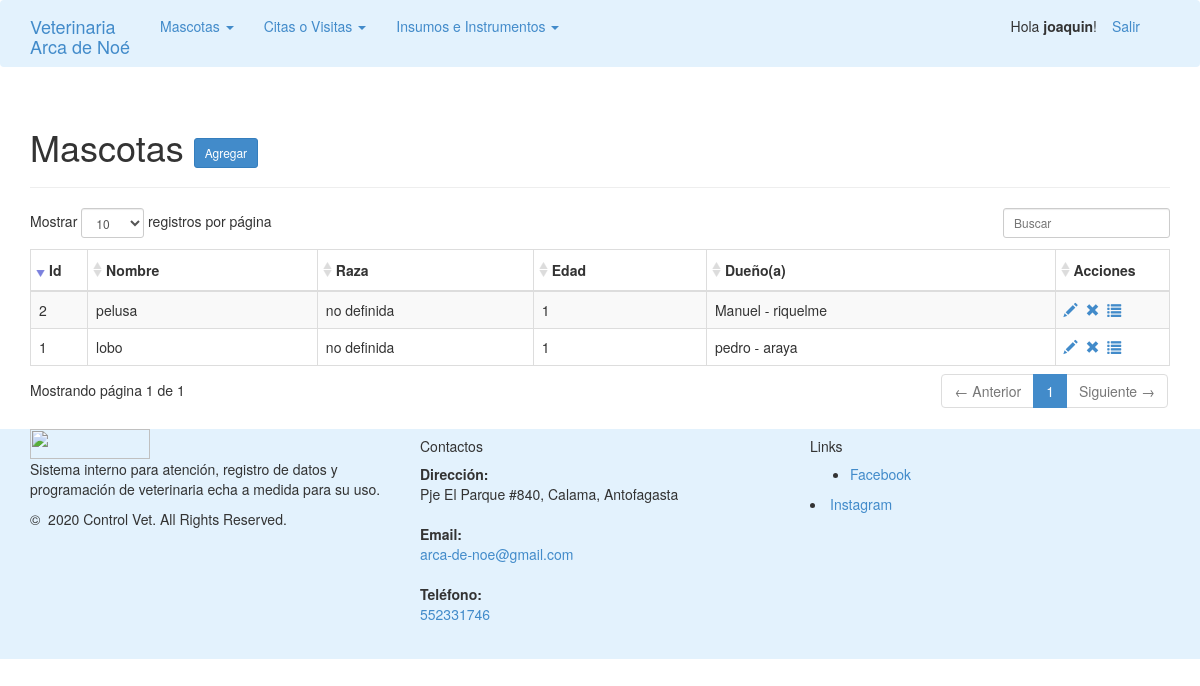
/index.php?modulo=mascota&accion=listar (signed in), run on the app's committed database.
### tables this page shows
CREATE TABLE `mascota` (
  `id_mascota` int(255) NOT NULL,
  `id_dueño_mascota` int(255) NOT NULL,
  `raza` varchar(1000) NOT NULL,
  `nombre` varchar(1000) NOT NULL,
  `especie` varchar(1000) NOT NULL,
  `edad` int(255) NOT NULL
);

### datos/Db.php (called while the page is built, shortened)
<?php
abstract class Db {
    private $dbhost;
    private $dbuser;
    private $dbpass;
    private $dbname;
    public function __construct() {
        $this->dbhost = "localhost";
        $this->dbuser = "root";
        $this->dbpass = "";
        $this->dbname = "veterinaria-v2";
    }
    protected function connect(){
        $this->mysqli = mysqli_connect($this->dbhost, $this->dbuser, $this->dbpass, $this->dbname) or die("Error " . mysqli_error($mysqli));
    }
    protected function resourceToObjects($resultado,$class){
        $array = array();
        while ($row = mysqli_fetch_assoc($resultado)) {
            $array[] = new $class($row);
        }
        return $array;
    }
}
?>

### negocio/mascotaNegocio.php (called while the page is built, shortened)
<?php
require_once('datos/mascotaDb.php');
require_once('datos/dueño_mascotaDb.php');
require_once('entidades/dueño_mascota.php');
class mascotaNegocio{
    public function listar(){
        $db = new mascotaDb();
        return $db->getAll();
    }
}
?>

### datos/mascotaDb.php (called while the page is built, shortened)
<?php
require_once('datos/Db.php');
require_once('entidades/mascota.php');
class mascotaDb extends Db{
    public function getAll(){
        $sql = "SELECT v.*
                FROM mascota AS v
                ORDER BY v.especie ASC, v.nombre ASC";
        $result = $this->mysqli->query($sql) or die("Error " . mysqli_error($mysqli));
        $array = $this->resourceToObjects($result,'mascota');
        return $array;
    }
}
?>

### entidades/mascota.php (called while the page is built, shortened)
<?php
class Mascota{
	private $id_mascota;
	public function getId_mascota(){
		return $this->id_mascota;
	}
	public function setId_mascota($id_mascota){
		$this->id_mascota = $id_mascota;
	}
	private $id_dueño_mascota;
	public function getId_dueño_mascota(){
		return $this->id_dueño_mascota;
	}
	public function setId_dueño_mascota($id_dueño_mascota){
		$this->id_dueño_mascota = $id_dueño_mascota;
	}
	private $nombre;
	public function getNombre(){
		return $this->nombre;
	}
	public function setNombre($nombre){
		$this->nombre = $nombre;
	}
	private $edad;
	public function getEdad(){
		return $this->edad;
	}
	public function setEdad($edad){
		$this->edad = $edad;
	}
	private $raza;
	public function getRaza(){
		return $this->raza;
	}
	public function setRaza($raza){
		$this->raza = $raza;
	}
}
?>

### datos/dueño_mascotaDb.php (called while the page is built, shortened)
<?php
require_once('datos/Db.php');
require_once('entidades/dueño_mascota.php');
class dueño_mascotaDb extends Db{
    public function getOne($id_dueño_mascota){
        $sql = "SELECT a.*
                FROM dueño_mascota AS a
                WHERE id_dueño_mascota = " . $id_dueño_mascota . "";
        $result = $this->mysqli->query($sql) or die("Error " . mysqli_error($mysqli));
        $dueño_mascota = new Dueño_mascota( $result->fetch_assoc() );
        return $dueño_mascota;
    }
}
?>

### entidades/dueño_mascota.php (called while the page is built, shortened)
<?php
class Dueño_mascota{
	private $nombre;
	public function getNombre(){
		return $this->nombre;
	}
	public function setNombre($nombre){
		$this->nombre = $nombre;
	}
	private $apellido;
	public function getApellido(){
		return $this->apellido;
	}
	public function setApellido($apellido){
		$this->apellido = $apellido;
	}
}
?>

### vista/mascota/listar.php (the view, shortened to what this page needs)
<div class="container">
  <div class="page-header">
    <h1>Mascotas <button type="button" class="btn btn-primary btn-sm" id="btn-agregar" name="btn-agregar" onclick="document.location='?modulo=mascota&accion=editar'">Agregar</button></h1>
  </div>
  <table class="table table-striped table-bordered" id="tableListar">
    <thead>
      <tr>
        <th>Id</th>
        <th>Nombre</th>
        <th>Raza</th>
        <th>Edad</th>
        <th>Dueño(a)</th>
        <th>Acciones</th>
      </tr>
    </thead>
    <tbody>
      <?php
      $arrayMascotas = $mascotaNegocio->listar();
      $db_dueño = new dueño_mascotaDb();
      if( count($arrayMascotas) > 0 ){
        foreach( $arrayMascotas as $mascota ){
          $dueño=$db_dueño->getOne($mascota->getId_dueño_mascota());
      ?>
          <tr>
            <td><?php echo $mascota->getId_mascota();?></td>
            <td><?php echo $mascota->getNombre();?></td>
            <td><?php echo $mascota->getRaza();?></td>
            <td><?php echo $mascota->getEdad();?></td>
            <td><?php echo $dueño->getNombre();?> - <?php echo $dueño->getApellido();?></td>
            <td>
              <a href="?modulo=mascota&accion=editar&id_mascota=<?php echo $mascota->getId_mascota();?>" data-toggle="tooltip" title="Editar mascota"><span class="glyphicon glyphicon-pencil"></span></a>&nbsp;
              <a href="?modulo=mascota&accion=eliminar&id_mascota=<?php echo $mascota->getId_mascota();?>" data-toggle="tooltip" title="Eliminar mascota"><span class="glyphicon glyphicon-remove"></span></a>&nbsp;
              <a href="?modulo=mascota&accion=listar&id_mascota=<?php echo $mascota->getId_mascota();?>" data-toggle="tooltip" title="Listar mascotas"><span class="glyphicon glyphicon-list"></span></a>
            </td>
          </tr>
      <?php
        }
      }else{
      ?>
      <tr>
        <td colspan="4">No se encontraron resultados</td>
      </tr>
      <?php
      }
      ?>
    </tbody>
  </table>
</div>

### index.php (shortened to what this page needs)
<?php
if($_SESSION['usuario']){
    $modulo = $_GET['modulo']? $_GET['modulo'] : 'usuario';
    $accion = $_GET['accion']? $_GET['accion'] : 'listar';
    $headUser = $_SESSION['usuario']['usuario'];
    require_once('vista/inc/'.$headUser.'.php');
    require_once('vista/'.$modulo.'/'.$accion.'.php');
    require_once('vista/inc/foot.php');
}else{
    header('Location: login.php');
    die;
}
?>

### vista/inc/veterinario.php (shortened to what this page needs)
<!DOCTYPE html>
<html lang="es">
  <head>
    <link href="css/bootstrap.min.css" rel="stylesheet">
    <link href="css/datepicker3.css" rel="stylesheet">
    <link href="css/dataTables.bootstrap.css" rel="stylesheet">
    <link href="css/estilos.css" rel="stylesheet">
  </head>
  <body>
    <div class="navbar navbar-light" style="background-color: #e3f2fd" role="navigation">
      <div class="container">
        <div class="navbar-header">
          <a class="navbar-brand" href="?modulo=usuario&accion=principal">Veterinaria<br>Arca de Noé</a>
        </div>
        <div class="navbar-collapse collapse">
          <ul class="nav navbar-nav">
            <li class="dropdown">
              <a href="#" class="dropdown-toggle" data-toggle="dropdown">Mascotas <span class="caret"></span></a>
            </li>
            <li class="dropdown">
              <a href="#" class="dropdown-toggle" data-toggle="dropdown">Citas o Visitas <span class="caret"></span></a>
            </li>
            <li class="dropdown">
              <a href="#" class="dropdown-toggle" data-toggle="dropdown">Insumos e Instrumentos <span class="caret"></span></a>
            </li>
          </ul>
          <ul class="nav navbar-nav navbar-right">
            <li><a href="index.php?action=logout">Salir</a></li>
          </ul>
          <p class="navbar-text navbar-right">Hola <strong><?php echo $_SESSION['usuario']['nombre'] ?></strong>!</p>
        </div>
      </div>
    </div>

### vista/inc/foot.php (shortened to what this page needs)
  </body>
<footer class="section footer-classic context-dark bg-image" style="background: #e3f2fd;">
        <div class="container">
          <div class="row row-10">
            <div class="col-md-4 col-xl-2">
              <div class="pr-xl-4"><a class="brand" href="index.html"><img class="brand-logo-light" src="images/agency/logo-inverse-140x37.png" alt="" width="120" height="30" srcset="images/agency/logo-retina-inverse-280x74.png 2x"></a>
                <p>Sistema interno para atención, registro de datos y programación de veterinaria echa a medida para su uso.</p>
                <p class="rights"><span>©  </span><span class="copyright-year">2020</span><span> </span><span>Control Vet</span><span>. </span><span>All Rights Reserved.</span></p>
              </div>
            </div>
            <div class="col-md-4">
              <h5>Contactos</h5>
              <dl class="contact-list">
                <dt>Dirección:</dt>
                <dd>Pje El Parque #840, Calama, Antofagasta</dd>
              </dl>
              <dl class="contact-list">
                <dt>Email:</dt>
                <dd><a href="mailto:#">arca-de-noe@gmail.com</a></dd>
              </dl>
              <dl class="contact-list">
                <dt>Teléfono:</dt>
                <dd><a href="tel:#">552331746</a>
                </dd>
              </dl>
            </div>
            <div class="col-md-3 col-xl-3">
              <h5>Links</h5>
              <ul class="nav-list">
              <li><a href="https://www.facebook.com/Negragarrido73/?__tn__=kC-R&eid=ARA04ccYZOEKk7xNXWNTr6hDNZQcmQj5KGlOIOwsi2J8GmCTx58wySIa1otf8Y_rTjtmoeTK9Oo8MyJS&hc_ref=ARTiNAgYJTFselFcel3Ygbx8GiWfNq9Hrl5yqXjceSRjvVKYLsw1PkEM6RgNBLa3lwI&__xts__[0]=68.ARBzEjFZvFJj08TFNypQzvgmMHIspFm3bX0o0NgGvg3cNfUzFWZp9axAKd68UwfUR4i4KGXKVN-HIsdT6tQ_yXZbGiKfyUo42KjMaIQ43DJJa4QUphztV7XPEw9b_xa1Bw5BEujwZAox3MIokx52np-4vtYS1_PNeOoq-ZuDVHCrgarr50_WYqpbWnkGPvC8HlxXJlE1s152ChrQKXPz2QMvIsWYRDqJyyI1UnO47IZu53PRtPBJCNJdTd3xGlruw7BhCzSbWs5hfdPY7JdsyMm7HxShDgwYUX70_ippIFfKaa7EglfJeYOLzvwdm8n_Cw">Facebook</a></li>
              </ul>
              <li><a href="https://www.instagram.com/arca_de_noe_veterinaria_e_pet_/?hl=es-la">Instagram</a></li>
            </div>
          </div>
        </div>
      </footer>
</html>

### css/estilos.css (style rules this page uses)
.container { padding-bottom: 15px; }
.table th:first-child, .table th:last-child { width: 1px; }
table.dataTable thead th, table.dataTable thead td { padding: 10px 18px; }
table.dataTable thead .sorting_asc, table.dataTable thead .sorting_desc, table.dataTable thead .sorting { cursor: pointer; *cursor: hand; }
table.dataTable thead .sorting { background: url("../img/sort_both.png") no-repeat center left; }
table.dataTable thead .sorting_desc { background: url("../img/sort_desc.png") no-repeat center left; }

### data on the page
mascota: id_mascota "2", nombre "pelusa", raza "no definida", edad "1", id_dueño_mascota.nombre "Manuel", id_dueño_mascota.apellido "riquelme"
mascota: id_mascota "1", nombre "lobo", raza "no definida", edad "1", id_dueño_mascota.nombre "pedro", id_dueño_mascota.apellido "araya"

### other printed values
$_SESSION['usuario']['nombre'] "joaquin"
